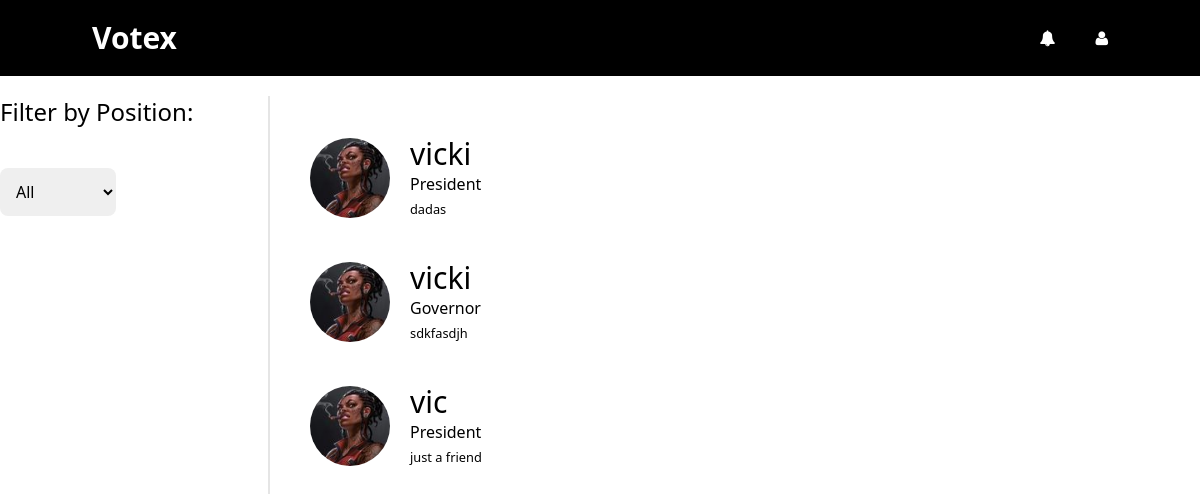
The page / (signed in) on the database its author committed.
### tables this page shows
CREATE TABLE `users` (
  `id` int(11) NOT NULL,
  `user_name` varchar(256) NOT NULL,
  `email` varchar(256) NOT NULL,
  `password` varchar(256) NOT NULL,
  `profile_picture` varchar(256) DEFAULT NULL,
  `level` int(11) NOT NULL,
  `position` int(11) DEFAULT NULL,
  `bio` text DEFAULT NULL,
  `manifesto` text DEFAULT NULL
);

CREATE TABLE `positions` (
  `id` int(11) NOT NULL,
  `position` varchar(255) NOT NULL
);

### index.php (the view, shortened to what this page needs)
<?php
include("includes/db_conn.php");
?>
<!DOCTYPE html>
<html lang="en">
  <head>
    <script src="https://cdn.tailwindcss.com"></script>
    <link rel="stylesheet" href="./font-awesome/css/font-awesome.min.css" />
  </head>
  <body>
    <div class="bg-black text-white fixed w-full mb-20 top-0 px-3">
      <div
        class="container m-auto xl:px-20 lg:px-20 md:px-20 sm:px-0 xs:px-0 py-5"
      >
        <div class="flex justify-between items-center">
          <h1 class="text-3xl font-semibold">Votex</h1>
          <ul
            class="flex items-center gap-10 xl:flex lg:flex md:flex sm:hidden xs:hidden"
          >
            <li>
              <i id="bell" class="fa fa-bell" aria-hidden="true"></i>
            </li>
            <div class="">
              <i id="profile" class="fa fa-user" aria-hidden="true"></i>
            </div>
          </ul>
        </div>
      </div>
    </div>
    <div class="container m-auto mt-24">
      <div class="grid grid-cols-12 h-[80vh] gap-10 mt-20">
        <div
          class="col-span-3 xl:block lg:block md:block sm:hidden xs:hidden border-black border-opacity-10 border-r-2"
        >
          <div class="sticky top-20">
            <h3 class="text-2xl">Filter by Position:</h3>
           <form method="post">
             <select
              id="position"
              class="mt-10 bg-slate p-3 outline-none rounded-lg"
            >
              <option class="position" value="0">All</option>
            </select>
           </form>
          </div>
        </div>
        <div class="col-span-9">
        <?php
         $remote_id = isset($_GET['filter']);
         if($remote_id && $remote_id != '0'){
 $query = mysqli_query($conn,"SELECT * FROM users WHERE `level` ='1' AND position = '$remote_id'");
          while($row = mysqli_fetch_assoc($query)){
            $userName= $row['user_name'];
            $id= $row['id'];
            $profile_pic= $row['profile_picture'];
            $bio= $row['bio'];
            $position = $row['position'];
            $image = $row['profile_picture'];
            $check = mysqli_query($conn,"SELECT * FROM positions WHERE id = '$position'");
            while($pos = mysqli_fetch_assoc($check)){
              $position = $pos['position'];
              $position_id = $pos['id'];
            }
            echo '<a href="./view.php?id='.$id.'&position='.$position_id.'">
            <div class="flex items-center gap-5 my-10 flex-wrp">
              <img src="'.$image.'" class="w-20 h-20 rounded-full" alt="" />
              <div class="">
                <h4 class="text-3xl">'.$userName.'</h4>
                <p>'.$position.'</p>
                <small>
                  '.$bio.'
                </small>
              </div>
            </div>
          </a>';
          }
         }else{
           $query = mysqli_query($conn,"SELECT * FROM users WHERE `level` ='1' ");
          while($row = mysqli_fetch_assoc($query)){
            $userName= $row['user_name'];
            $id= $row['id'];
            $bio= $row['bio'];
            $position = $row['position'];
            $image = $row['profile_picture'];
            $check = mysqli_query($conn,"SELECT * FROM positions WHERE id = '$position'");
            while($pos = mysqli_fetch_assoc($check)){
              $position = $pos['position'];
              $position_id = $pos['id'];
            }
            echo '<a href="./view.php?id='.$id.'&position='.$position_id.'">
            <div class="flex items-center gap-5 my-10 flex-wrp">
              <img src="'.$image.'" class="w-20 h-20 rounded-full" alt="" />
              <div class="">
                <h4 class="text-3xl">'.$userName.'</h4>
                <p>'.$position.'</p>
                <small>
                  '.$bio.'
                </small>
              </div>
            </div>
          </a>';
          }
         }
        ?>
        </div>
      </div>
    </div>
  </body>
</html>

### rows shown on the page
users: profile_picture (picture), user_name "vicki", positions.position "President", bio "dadas"
users: profile_picture (picture), user_name "vicki", positions.position "Governor", bio "sdkfasdjh"
users: profile_picture (picture), user_name "vic", positions.position "President", bio "just a friend"
